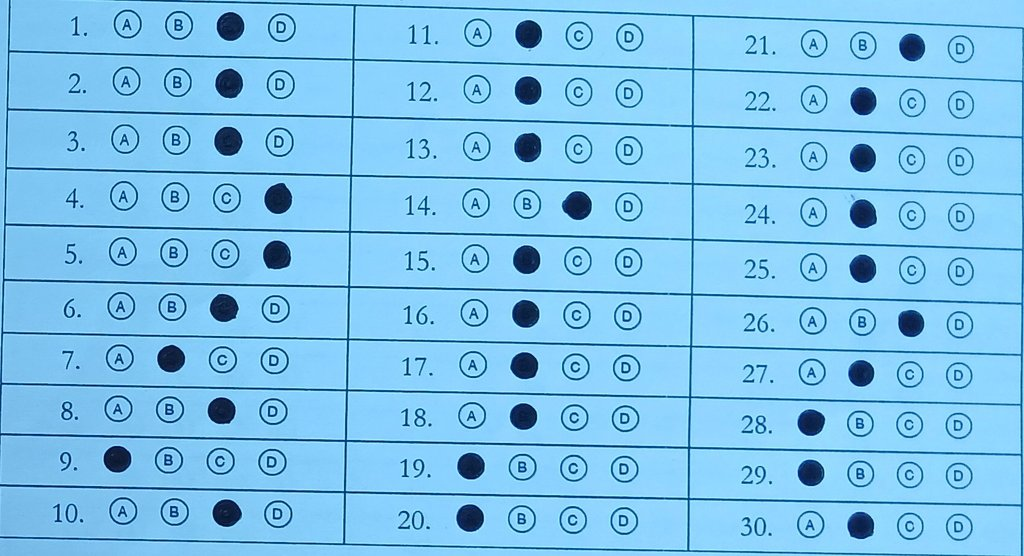
#> input picture data/archive/OMR_Image_Resized/1.jpg, 1024 x 556 px
$ python -i quality_check.py   (imports and definitions only)   (older library calls are emulated)
#> lines starting #> are read from the running program, lines starting #| are printed output that depends on the picture
#> further down, picture is the input picture: shape (556, 1024, 3); mean B, G, R 235.3, 194.9, 125.1
"""Step 1: Image Quality Assessment Module
Course: ICE415 Digital Image Processing (KMUTT)

This module provides early-stage validation of incoming answer sheet captures:
1. Blur Detection via Laplacian Variance (Pech-Pacheco et al., 2000):
   Evaluates second-order spatial derivatives to detect defocus or motion blur.
   Formula: σ²_L = Var(∇² I) = Var(∂²I/∂x² + ∂²I/∂y²)
   A sharp edge produces large positive and negative spikes, yielding high variance.
   A blurry image smooths these transitions, causing low variance (σ²_L < threshold).

2. Illumination & Exposure Verification via Histogram Analysis:
   Inspects grayscale intensity distributions to detect over-exposure (glare clipping),
   under-exposure (harsh shadows), or insufficient dynamic range.
"""

from pathlib import Path
from typing import Union, Tuple, Optional, Dict, Any
import cv2
import numpy as np


def ensure_grayscale(image: np.ndarray) -> np.ndarray:
    """Convert input image to single-channel 8-bit grayscale if it is BGR/RGB."""
    if len(image.shape) == 2:
        return image
    elif len(image.shape) == 3:
        if image.shape[2] == 3:
            # ITU-R BT.601 standard luminance conversion: Y = 0.299R + 0.587G + 0.114B
            return cv2.cvtColor(image, cv2.COLOR_BGR2GRAY)
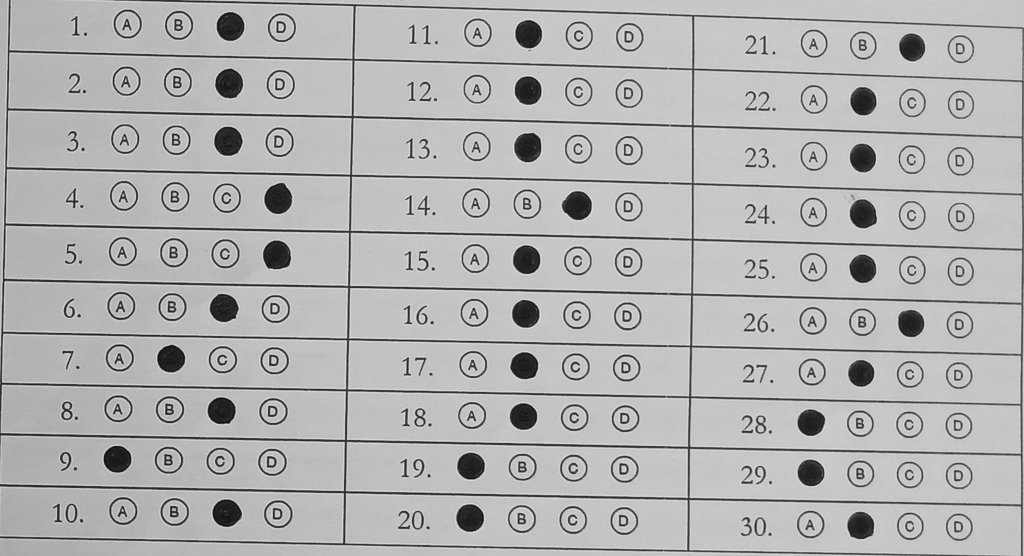
#> returned value: shape (556, 1024); min 11, max 228, mean 178.6
        elif image.shape[2] == 4:
            return cv2.cvtColor(image, cv2.COLOR_BGRA2GRAY)
    raise ValueError(f"Unsupported image shape for grayscale conversion: {image.shape}")


def check_blur(image: np.ndarray, threshold: float = 100.0) -> Dict[str, Any]:
    """Assess image sharpness using the Laplacian Variance metric.

    Args:
        image: Input image (BGR or Grayscale numpy array).
        threshold: Blur cutoff threshold. Below this value, image is classified as blurry.
                   Standard value is 100.0 for document photographs.

    Returns:
        Dict containing:
            - is_sharp (bool): True if blur_score >= threshold, False otherwise.
            - blur_score (float): Calculated variance of the Laplacian.
            - threshold (float): Cutoff threshold used.
            - metric_name (str): 'Laplacian Variance'
    """
    gray = ensure_grayscale(image)

    # Compute the Laplacian (2nd derivative) using 64-bit float to prevent overflow/saturation
    # Kernel: [[0, 1, 0], [1, -4, 1], [0, 1, 0]]
    laplacian = cv2.Laplacian(gray, cv2.CV_64F, ksize=1)
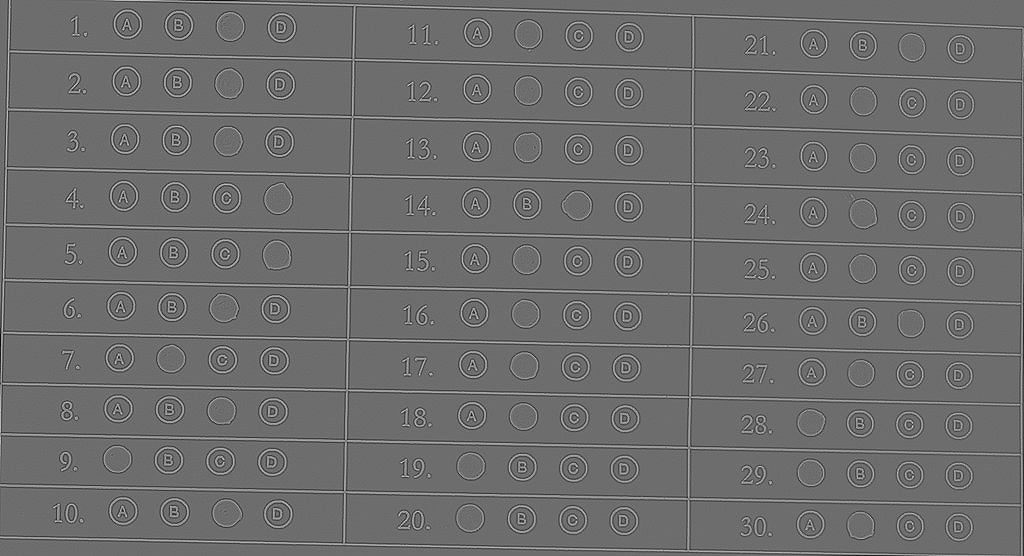
#> laplacian: shape (556, 1024) float64; min -297, max 394, mean 0; drawn with min black and max white
    blur_score = float(laplacian.var())
#> blur_score = 2624.5

    is_sharp = blur_score >= threshold
#> is_sharp = True

    return {
        "is_sharp": is_sharp,
        "blur_score": round(blur_score, 2),
        "threshold": float(threshold),
        "metric_name": "Laplacian Variance"
    }


# [154 lines left out: functions check_exposure, assess_quality, not called in this run]

>>> import cv2
>>> picture = cv2.imread('../data/archive/OMR_Image_Resized/1.jpg')
>>> result = check_blur(picture)
#> result = {'is_sharp': True, 'blur_score': 2624.5, 'threshold': 100, 'metric_name': 'Laplacian Variance'}

$ run again, on data/archive/OMR_Image_Resized/100.jpg
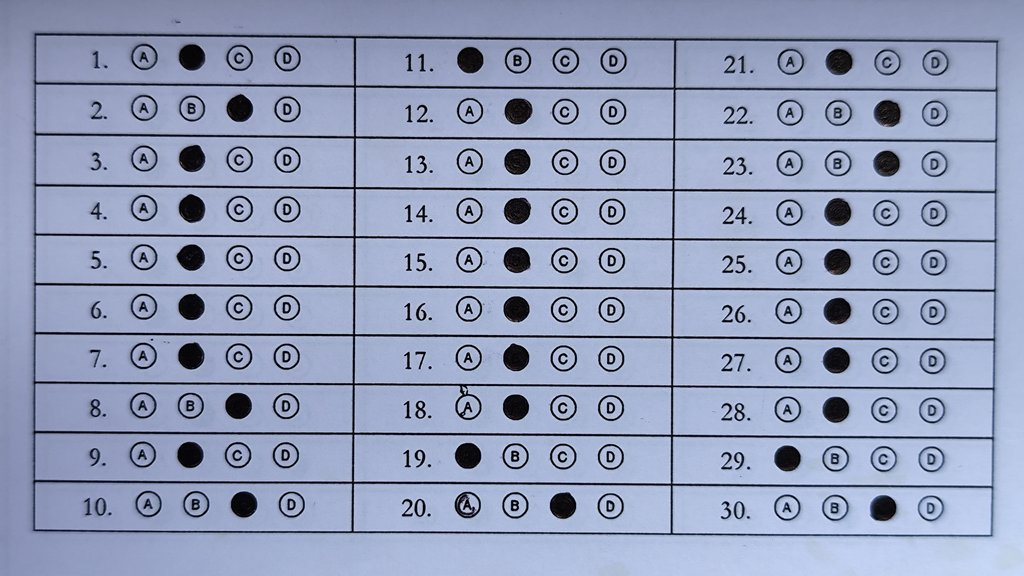
#> input picture data/archive/OMR_Image_Resized/100.jpg, 1024 x 576 px
#> picture is the input picture: shape (576, 1024, 3); mean B, G, R 187, 157.5, 146.8
#> in ensure_grayscale, `return cv2.cvtColor(image, cv2.COLOR_BGR2GRAY)`:
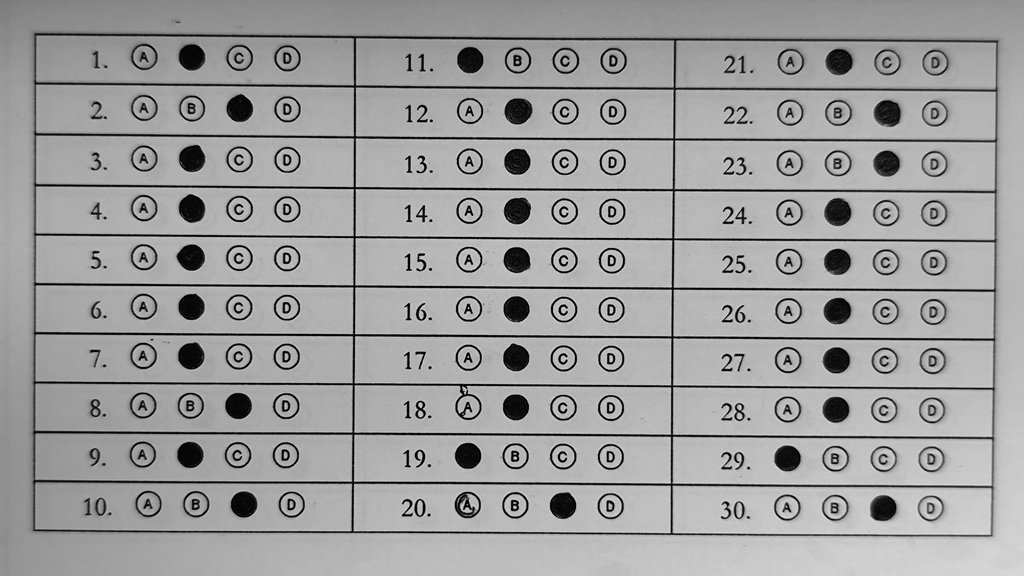
#> returned value: shape (576, 1024); min 0, max 230, mean 157.6
#> in check_blur, `laplacian = cv2.Laplacian(gray, cv2.CV_64F, ksize=1)`:
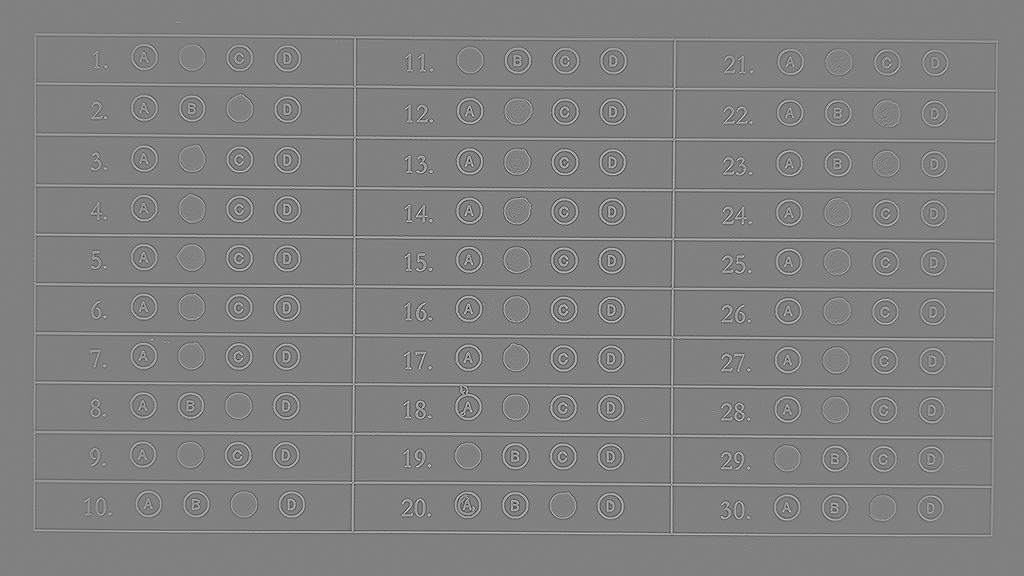
#> laplacian: shape (576, 1024) float64; min -496, max 483, mean 0; drawn with min black and max white
#> blur_score = 2614
#> is_sharp = True
#> result = {'is_sharp': True, 'blur_score': 2614, 'threshold': 100, 'metric_name': 'Laplacian Variance'}

$ run again, on data/archive/OMR_Image_Resized/101.jpg
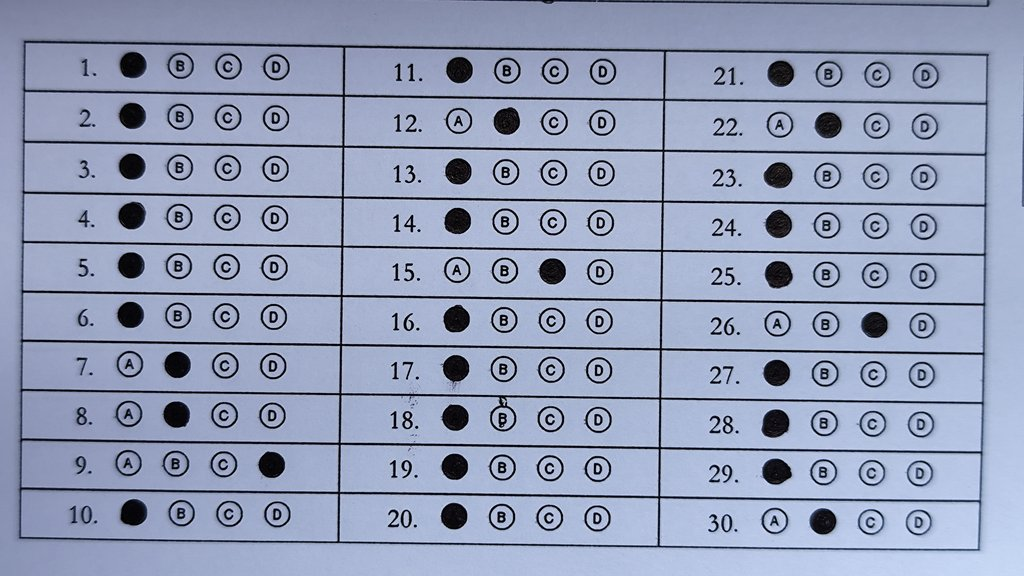
#> input picture data/archive/OMR_Image_Resized/101.jpg, 1024 x 576 px
#> picture is the input picture: shape (576, 1024, 3); mean B, G, R 184.6, 157.2, 146.9
#> in ensure_grayscale, `return cv2.cvtColor(image, cv2.COLOR_BGR2GRAY)`:
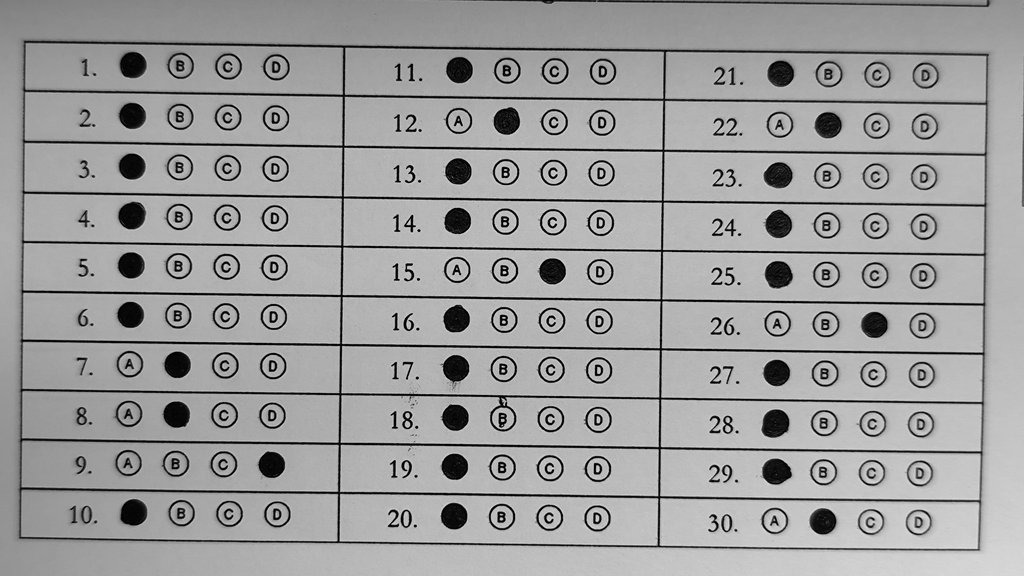
#> returned value: shape (576, 1024); min 0, max 229, mean 157.3
#> in check_blur, `laplacian = cv2.Laplacian(gray, cv2.CV_64F, ksize=1)`:
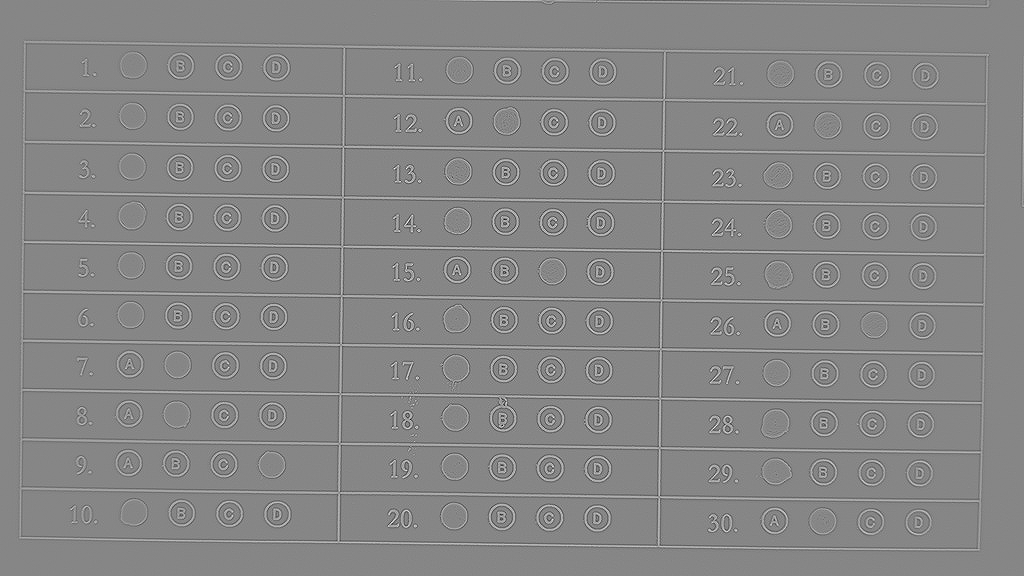
#> laplacian: shape (576, 1024) float64; min -497, max 446, mean 0; drawn with min black and max white
#> blur_score = 2787
#> is_sharp = True
#> result = {'is_sharp': True, 'blur_score': 2787, 'threshold': 100, 'metric_name': 'Laplacian Variance'}
